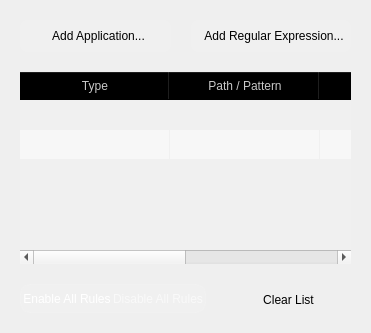
        <widget class="QWidget" name="content_stacked_page_2">
         <layout class="QVBoxLayout" name="verticalLayout_2">
          <property name="spacing">
           <number>0</number>
          </property>
          <property name="leftMargin">
           <number>0</number>
          </property>
          <property name="topMargin">
           <number>0</number>
          </property>
          <property name="rightMargin">
           <number>0</number>
          </property>
          <property name="bottomMargin">
           <number>0</number>
          </property>
          <item>
           <layout class="QGridLayout" name="grid_exclusions_content">
            <property name="leftMargin">
             <number>20</number>
            </property>
            <property name="topMargin">
             <number>20</number>
            </property>
            <property name="rightMargin">
             <number>20</number>
            </property>
            <property name="bottomMargin">
             <number>20</number>
            </property>
            <property name="spacing">
             <number>20</number>
            </property>
            <item row="2" column="2" alignment="Qt::AlignmentFlag::AlignRight|Qt::AlignmentFlag::AlignBottom">
             <widget class="QToolButton" name="clear_all_btn">
              <property name="minimumSize">
               <size>
                <width>125</width>
                <height>25</height>
               </size>
              </property>
              <property name="maximumSize">
               <size>
                <width>16777215</width>
                <height>25</height>
               </size>
              </property>
              <property name="styleSheet">
               <string notr="true">QToolButton#clear_all_btn {
padding-left: 10px;
padding-right: 10px;
padding-bottom: 1px;
border-radius: 8px;
}
QToolButton#clear_all_btn:hover {
background: rgba(255, 255, 255, 25);
}
QToolButton#clear_all_btn:pressed {
background: rgba(255, 255, 255, 15);
}</string>
              </property>
              <property name="text">
               <string>Clear List</string>
              </property>
              <property name="toolButtonStyle">
               <enum>Qt::ToolButtonStyle::ToolButtonTextBesideIcon</enum>
              </property>
             </widget>
            </item>
            <item row="1" column="0" colspan="3">
             <widget class="QFrame" name="rules_table_frame">
              <property name="styleSheet">
               <string notr="true">QFrame#rules_table_frame {
background: rgba(255, 255, 255, 10);
border-radius: 10px;
}
QFrame#rules_table_frame:hover {
background: rgba(255, 255, 255, 15);
}
QTableWidget {
border: transparent;
background: transparent;
}
QHeaderView {
border-top-left-radius: 10px;
border-top-right-radius: 10px;
background: transparent;
}
QHeaderView::section {
color: rgba(255,255,255,200);
background: transparent;
padding: 5px 10px;
}
QHeaderView::section:hover {
text-decoration: underline;
color: rgba(255,255,255,255);
}
</string>
              </property>
              <layout class="QVBoxLayout" name="vlayout_rules_table_frame">
               <property name="spacing">
                <number>0</number>
               </property>
               <property name="leftMargin">
                <number>0</number>
               </property>
               <property name="topMargin">
                <number>0</number>
               </property>
               <property name="rightMargin">
                <number>0</number>
               </property>
               <property name="bottomMargin">
                <number>0</number>
               </property>
               <item>
                <widget class="QTableWidget" name="rules_table">
                 <property name="dragEnabled">
                  <bool>true</bool>
                 </property>
                 <property name="dragDropMode">
                  <enum>QAbstractItemView::DragDropMode::DragDrop</enum>
                 </property>
                 <property name="alternatingRowColors">
                  <bool>true</bool>
                 </property>
                 <property name="showGrid">
                  <bool>true</bool>
                 </property>
                 <property name="gridStyle">
                  <enum>Qt::PenStyle::NoPen</enum>
                 </property>
                 <property name="sortingEnabled">
                  <bool>true</bool>
                 </property>
                 <property name="rowCount">
                  <number>3</number>
                 </property>
                 <attribute name="horizontalHeaderMinimumSectionSize">
                  <number>75</number>
                 </attribute>
                 <attribute name="horizontalHeaderDefaultSectionSize">
                  <number>150</number>
                 </attribute>
                 <attribute name="horizontalHeaderStretchLastSection">
                  <bool>true</bool>
                 </attribute>
                 <attribute name="verticalHeaderVisible">
                  <bool>false</bool>
                 </attribute>
                 <row/>
                 <row/>
                 <row/>
                 <column>
                  <property name="text">
                   <string>Type</string>
                  </property>
                 </column>
                 <column>
                  <property name="text">
                   <string>Path / Pattern</string>
                  </property>
                 </column>
                 <column>
                  <property name="text">
                   <string>Rule</string>
                  </property>
                 </column>
                 <column>
                  <property name="text">
                   <string>Delete</string>
                  </property>
                 </column>
                </widget>
               </item>
              </layout>
             </widget>
            </item>
            <item row="2" column="0" colspan="2" alignment="Qt::AlignmentFlag::AlignBottom">
             <widget class="QFrame" name="rules_btns_frame">
              <property name="styleSheet">
               <string notr="true">QFrame#rules_btns_frame {
padding: 1px;
border-radius: 10px;
border: 1px solid rgba(255, 255, 255, 30);
background: rgba(255, 255, 255, 10);
}
QPushButton#enable_rules_btn,
QPushButton#disable_rules_btn {
margin: 1px;
border-radius: 8px;
color: rgba(255, 255, 255, 150);
background: transparent;
}
QPushButton#enable_rules_btn:hover,
QPushButton#disable_rules_btn:hover {
color: rgba(255, 255, 255, 255);
background: rgba(255, 255, 255, 15);
}
QPushButton#enable_rules_btn:pressed,
QPushButton#disable_rules_btn:pressed {
background: rgba(255, 255, 255, 5);
}
QPushButton#enable_rules_btn:checked,
QPushButton#disable_rules_btn:checked {
color: rgba(255, 255, 255, 255);
}</string>
              </property>
              <layout class="QHBoxLayout" name="horizontalLayout_3">
               <property name="spacing">
                <number>0</number>
               </property>
               <property name="leftMargin">
                <number>0</number>
               </property>
               <property name="topMargin">
                <number>0</number>
               </property>
               <property name="rightMargin">
                <number>0</number>
               </property>
               <property name="bottomMargin">
                <number>0</number>
               </property>
               <item>
                <widget class="QPushButton" name="enable_rules_btn">
                 <property name="sizePolicy">
                  <sizepolicy hsizetype="Minimum" vsizetype="Fixed">
                   <horstretch>0</horstretch>
                   <verstretch>0</verstretch>
                  </sizepolicy>
                 </property>
                 <property name="minimumSize">
                  <size>
                   <width>0</width>
                   <height>25</height>
                  </size>
                 </property>
                 <property name="maximumSize">
                  <size>
                   <width>16777215</width>
                   <height>25</height>
                  </size>
                 </property>
                 <property name="text">
                  <string>Enable All Rules</string>
                 </property>
                 <property name="checkable">
                  <bool>true</bool>
                 </property>
                 <property name="checked">
                  <bool>true</bool>
                 </property>
                 <property name="autoExclusive">
                  <bool>true</bool>
                 </property>
                 <property name="flat">
                  <bool>true</bool>
                 </property>
                </widget>
               </item>
               <item>
                <widget class="QPushButton" name="disable_rules_btn">
                 <property name="sizePolicy">
                  <sizepolicy hsizetype="Minimum" vsizetype="Fixed">
                   <horstretch>0</horstretch>
                   <verstretch>0</verstretch>
                  </sizepolicy>
                 </property>
                 <property name="minimumSize">
                  <size>
                   <width>0</width>
                   <height>25</height>
                  </size>
                 </property>
                 <property name="maximumSize">
                  <size>
                   <width>16777215</width>
                   <height>25</height>
                  </size>
                 </property>
                 <property name="text">
                  <string>Disable All Rules</string>
                 </property>
                 <property name="checkable">
                  <bool>true</bool>
                 </property>
                 <property name="checked">
                  <bool>false</bool>
                 </property>
                 <property name="autoExclusive">
                  <bool>true</bool>
                 </property>
                 <property name="flat">
                  <bool>true</bool>
                 </property>
                </widget>
               </item>
              </layout>
             </widget>
            </item>
            <item row="0" column="0" colspan="3">
             <widget class="QFrame" name="add_btns_frame">
              <property name="styleSheet">
               <string notr="true">QPushButton#add_app_btn,
QPushButton#add_regex_btn {
padding-left: 7px;
padding-right: 7px;
border-radius: 8px;
background: rgba(255, 255, 255, 20);
}
QPushButton#add_app_btn:hover,
QPushButton#add_regex_btn:hover {
background: rgba(255, 255, 255, 25);
}
QPushButton#add_app_btn:pressed,
QPushButton#add_regex_btn:pressed {
background: rgba(255, 255, 255, 15);
}</string>
              </property>
              <layout class="QHBoxLayout" name="hlayout_add_btns">
               <property name="spacing">
                <number>20</number>
               </property>
               <property name="leftMargin">
                <number>0</number>
               </property>
               <property name="topMargin">
                <number>0</number>
               </property>
               <property name="rightMargin">
                <number>0</number>
               </property>
               <property name="bottomMargin">
                <number>0</number>
               </property>
               <item>
                <widget class="QPushButton" name="add_app_btn">
                 <property name="minimumSize">
                  <size>
                   <width>0</width>
                   <height>32</height>
                  </size>
                 </property>
                 <property name="text">
                  <string>  Add Application...</string>
                 </property>
                 <property name="icon">
                  <iconset resource="resources.qrc">
                   <normaloff>:/icons/icons/AppsFilled.svg</normaloff>:/icons/icons/AppsFilled.svg</iconset>
                 </property>
                 <property name="iconSize">
                  <size>
                   <width>20</width>
                   <height>20</height>
                  </size>
                 </property>
                 <property name="flat">
                  <bool>true</bool>
                 </property>
                </widget>
               </item>
               <item>
                <widget class="QPushButton" name="add_regex_btn">
                 <property name="minimumSize">
                  <size>
                   <width>0</width>
                   <height>32</height>
                  </size>
                 </property>
                 <property name="text">
                  <string>  Add Regular Expression...</string>
                 </property>
                 <property name="icon">
                  <iconset resource="resources.qrc">
                   <normaloff>:/icons/icons/Regex.svg</normaloff>:/icons/icons/Regex.svg</iconset>
                 </property>
                 <property name="iconSize">
                  <size>
                   <width>20</width>
                   <height>20</height>
                  </size>
                 </property>
                 <property name="flat">
                  <bool>true</bool>
                 </property>
                </widget>
               </item>
              </layout>
             </widget>
            </item>
           </layout>
          </item>
         </layout>
        </widget>
